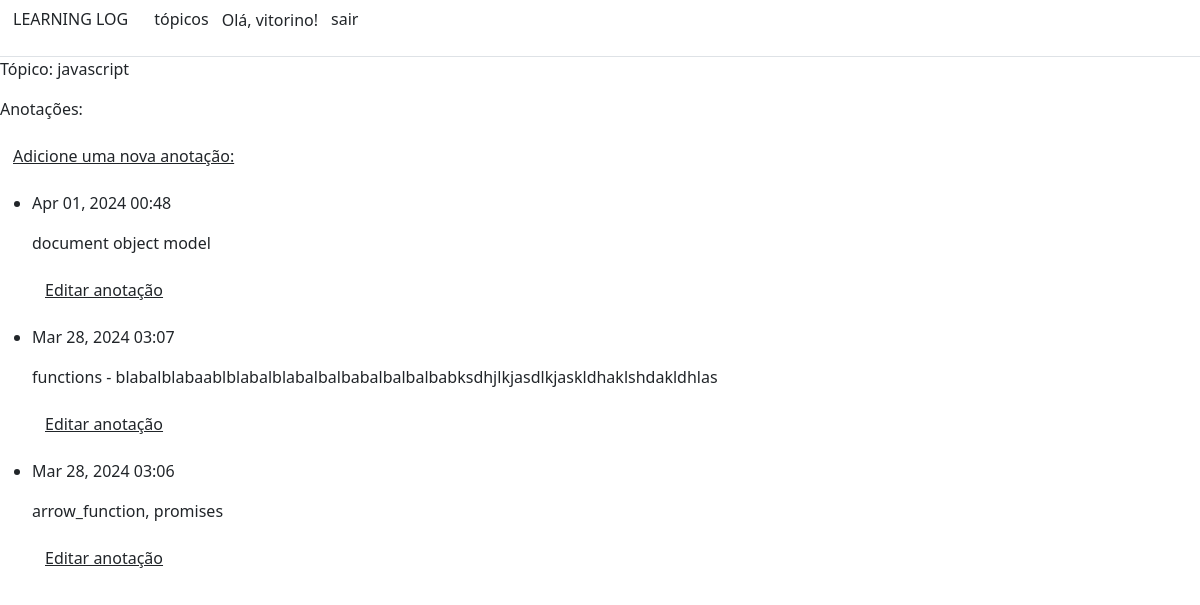
The app's page /topics/2/ (signed in), older data.
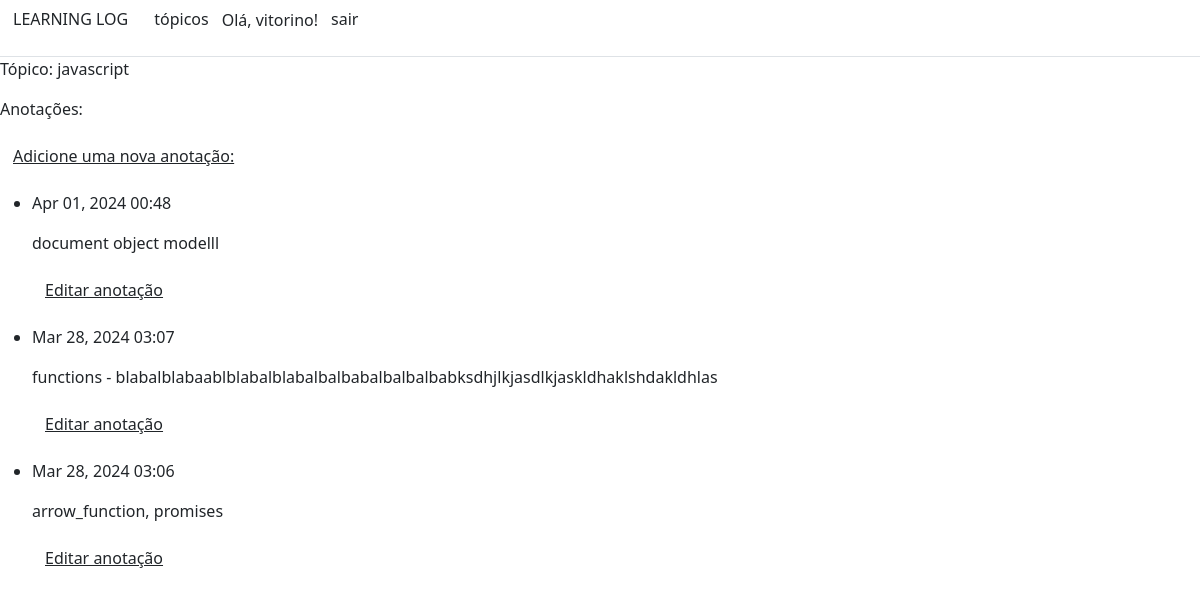
The same page, newer data.
### learning_logs/models.py (models this page shows, shortened)
class Entry(models.Model):
    topic = models.ForeignKey(Topic, on_delete = models.CASCADE)
    text = models.TextField()
    date_added = models.DateTimeField(auto_now_add = True)
    class Meta:
        verbose_name_plural = 'entries'

### learning_logs/views.py (the view)
# urls.py: path('topics/<topic_id>/', views.topic, name='topic'),
@login_required
def topic(request, topic_id):
    topic = Topic.objects.get(id = topic_id)
    if topic.owner != request.user:
        raise Http404
    entries = topic.entry_set.order_by('-date_added')
    context = {'topic' : topic, 'entries' : entries}
    return render(request, 'learning_logs/topic.html', context)

### learning_logs/models.py (called while the page is built)
    def __str__(self):
        return self.text

### learning_logs/templates/learning_logs/topic.html
{% extends "learning_logs/base.html" %}
{% block content %}
    <p>Tópico: {{ topic }}</p>
    <p>Anotações: </p>
    <p><a href="{% url 'new_entry' topic.id %}" class="text-reset btn btn-link">Adicione uma nova anotação:</a></p>
    <ul>
        {% for entry in entries %}
        <li>
            <p>{{ entry.date_added | date:'M d, Y H:i' }}</p>
            <p>{{ entry.text | linebreaks }}</p>
            <p>
                <a href="{% url 'edit_entry' entry.id %}" class="text-reset btn btn-link">Editar anotação</a>
            </p>
        </li>
        {% empty %}
        <li>
            não há registros.
        </li>
        {% endfor %}
    </ul>
{% endblock content %}

Row changes from the older to the newer data that the page shows:
changed Entry: text "document object model" → "document object modelll"
